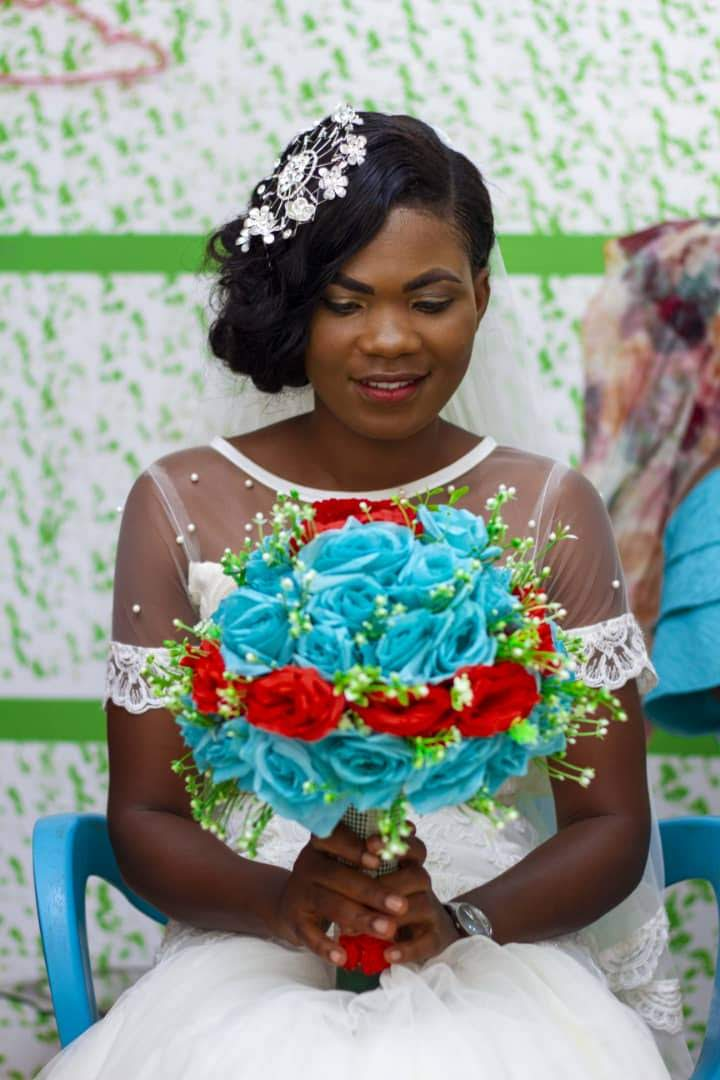
#> input picture Odonti/assignment/assignment3/am.jpg, 720 x 1080 px
$ python main.py
#> lines starting #> are read from the running program, lines starting #| are printed output that depends on the picture
from PIL import Image

# Open the two images
image1 = Image.open("am.jpg")
#> image1 is the input picture: PIL image 720x1080 RGB; mean R, G, B 141.9, 149.8, 143
image2 = Image.open("you.jpg")
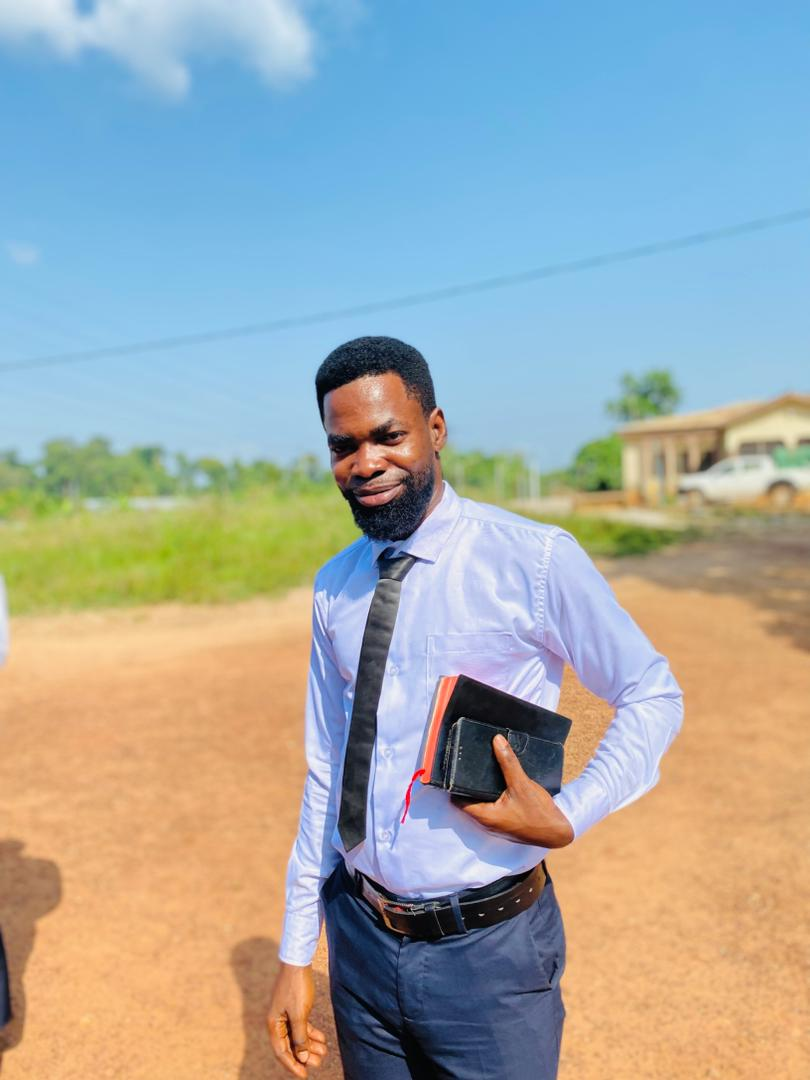
#> input picture Odonti/assignment/assignment3/you.jpg, 810 x 1080 px
#> image2 is the input picture: PIL image 810x1080 RGB; mean R, G, B 161.9, 169.6, 167.2

# Make sure both images are the same size
image2 = image2.resize(image1.size)
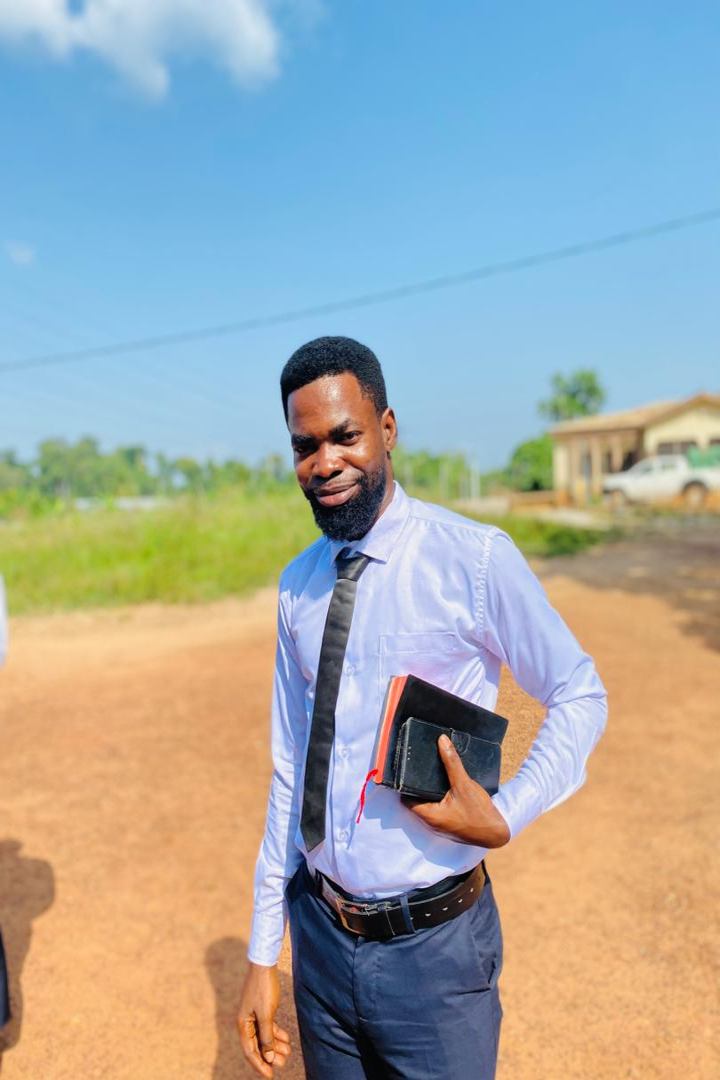
#> image2: PIL image 720x1080 RGB; mean R, G, B 161.9, 169.6, 167.2

frames = [image1, image2]

# Save as GIF
frames[0].save(
    "two_image_animation.gif",
    save_all = True,
    append_images = frames[1:],
    duration = 1000,  # 1 second per image
    loop = 0
)
